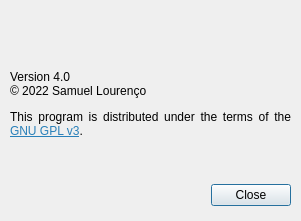
<?xml version="1.0" encoding="UTF-8"?>
<ui version="4.0">
 <class>AboutDialog</class>
 <widget class="QDialog" name="AboutDialog">
  <property name="geometry">
   <rect>
    <x>0</x>
    <y>0</y>
    <width>301</width>
    <height>221</height>
   </rect>
  </property>
  <property name="minimumSize">
   <size>
    <width>301</width>
    <height>221</height>
   </size>
  </property>
  <property name="maximumSize">
   <size>
    <width>301</width>
    <height>221</height>
   </size>
  </property>
  <property name="windowTitle">
   <string>About CP2130 Commander</string>
  </property>
  <property name="windowIcon">
   <iconset resource="resources.qrc">
    <normaloff>:/icons/icons/active64.png</normaloff>
    <normalon>:/icons/icons/active64.png</normalon>
    <disabledoff>:/icons/icons/greyed64.png</disabledoff>
    <disabledon>:/icons/icons/greyed64.png</disabledon>
    <activeoff>:/icons/icons/active64.png</activeoff>
    <activeon>:/icons/icons/active64.png</activeon>
    <selectedoff>:/icons/icons/selected64.png</selectedoff>
    <selectedon>:/icons/icons/selected64.png</selectedon>:/icons/icons/active64.png</iconset>
  </property>
  <property name="locale">
   <locale language="English" country="UnitedStates"/>
  </property>
  <widget class="QDialogButtonBox" name="buttonBox">
   <property name="geometry">
    <rect>
     <x>10</x>
     <y>180</y>
     <width>281</width>
     <height>31</height>
    </rect>
   </property>
   <property name="orientation">
    <enum>Qt::Horizontal</enum>
   </property>
   <property name="standardButtons">
    <set>QDialogButtonBox::Close</set>
   </property>
  </widget>
  <widget class="QLabel" name="labelAbout">
   <property name="geometry">
    <rect>
     <x>10</x>
     <y>70</y>
     <width>281</width>
     <height>101</height>
    </rect>
   </property>
   <property name="text">
    <string>&lt;html&gt;&lt;head/&gt;&lt;body&gt;&lt;p&gt;Version 4.0&lt;br/&gt;© 2022 Samuel Lourenço&lt;/p&gt;&lt;p&gt;This program is distributed under the terms of the &lt;a href=&quot;https://www.gnu.org/licenses/gpl-3.0-standalone.html&quot;&gt;&lt;span style=&quot; text-decoration: underline; color:#2980b9;&quot;&gt;GNU GPL v3&lt;/span&gt;&lt;/a&gt;.&lt;/p&gt;&lt;/body&gt;&lt;/html&gt;</string>
   </property>
   <property name="alignment">
    <set>Qt::AlignJustify|Qt::AlignTop</set>
   </property>
   <property name="wordWrap">
    <bool>true</bool>
   </property>
   <property name="openExternalLinks">
    <bool>true</bool>
   </property>
  </widget>
  <widget class="QLabel" name="label">
   <property name="geometry">
    <rect>
     <x>10</x>
     <y>10</y>
     <width>281</width>
     <height>51</height>
    </rect>
   </property>
   <property name="text">
    <string>&lt;html&gt;&lt;head/&gt;&lt;body&gt;&lt;p&gt;&lt;img src=&quot;:/images/images/banner.png&quot;/&gt;&lt;/p&gt;&lt;/body&gt;&lt;/html&gt;</string>
   </property>
  </widget>
 </widget>
 <resources>
  <include location="resources.qrc"/>
 </resources>
 <connections>
  <connection>
   <sender>buttonBox</sender>
   <signal>rejected()</signal>
   <receiver>AboutDialog</receiver>
   <slot>close()</slot>
   <hints>
    <hint type="sourcelabel">
     <x>150</x>
     <y>195</y>
    </hint>
    <hint type="destinationlabel">
     <x>150</x>
     <y>110</y>
    </hint>
   </hints>
  </connection>
 </connections>
</ui>
